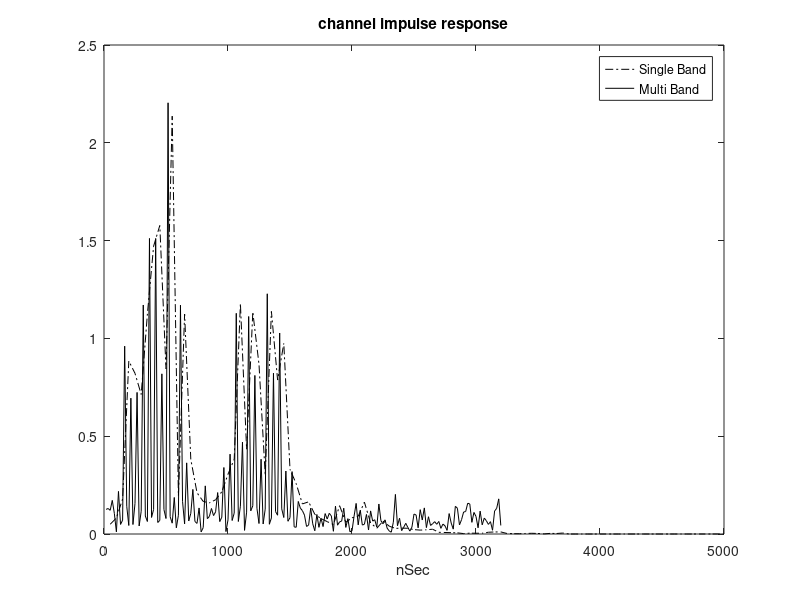

Here is the MATLAB script that generated this plot:
close all, clear all, clc
%%%%%%%%%%%%%%%%%%%%%%%%%%%%%%%%%%%%%%%%%%%%%%%%%%%
% EXAMPLE 7.6:  Contiguous multi-band concatenation
%%%%%%%%%%%%%%%%%%%%%%%%%%%%%%%%%%%%%%%%%%%%%%%%%%%
% In this example, we implement multi-band scenario with three sub band, 
% Correspond to each band, we have one CIR generated in example 7.1.
% we concatenate these channels in frequency domain and extract  the CIR correspond to full band.
%------------------------------------------------------------------------
% to evaluate this method, we use examples 1 & 2 to generate data
%------------------------------------------------------------------------
% generate multipath wireless channel
% base band model of Saleh-Valenzuela (S-V) channel model
% The model is implemented as a tap delay line structure 
% The model assumes that multipath components arrive in clusters
% the cluster arrival rate is described by a Poisson process 
% The average power of subsequent clusters is assumed to decay exponentially. 
% Each cluster is composed of many multipath rays, 
% whose arrival times are also described by Poisson process
% the average ray power in any given cluster is assumed to decay exponentially 
% the phase of each ray is uniformly distributed over [0, 2*pi].
ts = 50 ;                                        % sampling time (nsec) (BW = 1/ts)
t0=550.4;                                     % First cluster arrival occurs 
fc0=1e-3 * [5800];                       % first center frequency per GHz
fc= [fc0 fc0+1e9/ts fc0+2e9/ts];  % center frequency per GHz, fc must be in GHz in accordance with ts
channel_length=100;                   % number of samples in channel model
SNR_dB=10;                               % Signal To Noise Ratio in dB
%------------------------------------------------------------------------
%S-V model parameters
Gam = 550;                             % Cluster decay factor
gamma = 670;                         % Ray decay factor
st1 = .4;                                   % Standard deviation of log-normal variable for cluster fading
st2 = .4;                                   % Standard deviation of log-normal  variable for ray fading
mu_const = 0.3;
cluster_nom=10;                     % number of cluster in generated channel  
ray_per_cluster_nom=5;         % number of rays in each cluster
max_channel_length=4000;    % maximum channel duration in nSec
max_cluster_length=400;        % maximum cluster duration in nSec
%------------------------------------------------------------------------
% get one realizations of continus time channel impulse response  
cluter_vect=(max_channel_length-t0)*rand(1,cluster_nom);
cluster_matrix=repmat(cluter_vect,ray_per_cluster_nom,1);
ray_matrix=max_cluster_length*rand(ray_per_cluster_nom,cluster_nom);
ln_xi_vect=st1*randn(size(cluter_vect));      % set cluster fading 
ln_xi_matrix=repmat(ln_xi_vect,ray_per_cluster_nom,1);
ln_beta_matrix = st2*randn(size(ray_matrix)); % set ray fading 
final_delays=ray_matrix+cluster_matrix;       % time of arrival matrix
mu_matrix = cluster_matrix/Gam-ray_matrix/gamma - mu_const; 
                          % ray decay because of path
                          % loss ( function of cluster delay and ray decay)
h_val_matrix = exp(-1*(ln_xi_matrix+ln_beta_matrix+mu_matrix));
                          % generate ray coeeficent
temp_t=final_delays(:);
temp_h=h_val_matrix(:);
np = cluster_nom*ray_per_cluster_nom;    % number of rays (or paths) for this realization
[sort_temp_t,sort_ix] = sort(temp_t);    % sort in ascending time order
t_ct = sort_temp_t;
h = temp_h(sort_ix);
                 % multiply each tap with a uniform random phase [0,2*pi]
h_ct = h .*  exp(-sqrt(-1)* 2 * pi * rand(size(h)));
% Outputs
%   h_ct is returned  a random realization of the channel impulse response 
%   t_ct is organized as h_ct, but holds the time instances (in nsec) of 
%   the paths whose signed amplitudes are stored in h_ct
%   t0 is the arrival time of the first cluster 
%   np is the number of paths 
%------------------------------------------------------------------------
% convert continuous-time channel model h_ct to N-times oversampled samples
% ts is the desired time resolution
% hN will be produced with time resolution ts / N.
% It is up to the user to then apply any filtering and/or complex 
% downconversion and then decimate by N to finally obtain 
% an channel impulse response (CIR) at time resolution ts.
% N*fs = N/ts is the intermediate sampling frequency before decimation
N =128;                         % make N a power of 2 to facilitate efficient multi-stage decimation
Nfs = N / ts;                   % bandwidths of channel (GHz)    
t_max = max(t_ct(:));           % maximum time value across all channels
h_len = 1 + floor(t_max * Nfs); % number of time samples at resolution ts/N
hN = zeros(h_len,1);
np_k = np;                      % number of paths in this channel
t_Nfs = 1 + floor(t_ct(1:np) * Nfs);  % vector of quantized time 
for n = 1:np
    hN(t_Nfs(n),1) = hN(t_Nfs(n),1) + h_ct(n,1);
end
%------------------------------------------------------------------------
% To obtain our desired complex base band equivalent channel model sampled,
% first shift the whole spectrum by the desired center frequency,
% apply low pass filtering (with cut off frequency BW/2 MHz) 
% and then decimate down by N to obtain our desired complex base band equivalent channel model
% repeat this process for each subband
for k=1:length(fc),
  hN_b_shift(:,k)=hN .* exp(-sqrt(-1)*2*pi* fc(k)*(0:length(hN)-1)*ts/N).';
        % Resample and correct for 1/N scaling imposed by decimation
  h_b(:,k) = N * resample(hN_b_shift(:,k), 1, N);
end
                % Restrict the length of channel to a given channel_length
h_b =[h_b ; zeros(channel_length,size(h_b,2))];
h_b=h_b(1:channel_length,:);
%%%%%%%%%%%%%%%%%%%%%%%%%%%%%%%%%%%%%%%%%%%%%%%%%%%
% we use an OFDM based system with these parameters
%      bandwidth         : 1/ts (Based on Nyquist rate),
%      subcarrier number : sample_nom,
%      Modulation        : QPSK modulation with random data
% For some high resolution approaches, multiple symbols are generated.
% the distance between two consecutive symbols is selected properly to 
% avoid Inter Symbol Interference (ISI) due to the multipath effect. 
% Using IFFT module, we convert these data to time domain. 
sample_nom=64;                  % number of sample per symbol
symbol_nom=120;                 % number of symbol 
%------------------------------------------------------------------------
%  generate Transmit signal
%  OFDM symbol with QPSK modulation
                               % generate QPSK subcarrier in frequency domain
sf=ones(sample_nom,1).* ...                
           exp(sqrt(-1)*((pi*floor(4*rand(sample_nom,1))/2)+pi/4));
tx_symbol_freq_domain=[sf(sample_nom/2+1:sample_nom);
    sf(1:sample_nom/2)];
s=ifft(tx_symbol_freq_domain,sample_nom);  % convert signal to time domain
tx_matrix=repmat(tx_symbol_freq_domain,1,symbol_nom);
tx_sig=real([s;zeros(127,1);s;zeros(127,1)]);
%------------------------------------------------------------------------
% applying channel to Transmit signal
% The multipath channel is applied by convolving the transmitted signal 
% with the complex base band channel model generated in example 7.1.
% the additive noise is modeled with a white complex Gaussian random variable. 
% The power of this noise is extracted from the power 
% of received signal and the desired SNR.
for k=1:length(fc),   % applying channel by  convolving tx signal with CIR
    single_h_b=[h_b(:,k); zeros(128-size(h_b,1),1)];
    multiband_channel_out(:,k)=conv(s,single_h_b);
end
                      % measure the power of signal to caculate the power of noise from SNR
rx_sig_power=sum(abs(multiband_channel_out(:)).^2) ...
               /numel(multiband_channel_out(:));
                      % calculate the power of noise
component_noise_sigma=sqrt(2)/2*10^(-SNR_dB/20)*sqrt(rx_sig_power);
                      % generate number of symbol as a packet of data
                      % here we assume there is no Inter Symbol Interference (ISI) exists in the system 
channel_out_matrix=repmat(multiband_channel_out(:,1),1,symbol_nom);
                      % add white quassian additive noise to signal
rx_sig_matrix = channel_out_matrix + ...
    component_noise_sigma*(randn(size(channel_out_matrix))+ ...
    sqrt(-1)*randn(size(channel_out_matrix)));
          % in multiband scenario we assume we send eachsymbol in one subband defined in channel model
multiband_rx_sig = multiband_channel_out + ...
    component_noise_sigma*(randn(size(multiband_channel_out))+ ...
    sqrt(-1)*randn(size(multiband_channel_out)));
 
rx_sig=real([rx_sig_matrix(:,1);rx_sig_matrix(:,2)]);
%%%%%%%%%%%%%%%%%%%%%%%%%%%%%%%%%%%%%%%%%%%%%%%%%%%
                      % Generate transmit signal for multiband scenario
multiband_tx=repmat(tx_symbol_freq_domain,1,length(fc));
                      % Here, we cnsider equal sample for input and output
multiband_fft_in=[multiband_rx_sig; zeros(size(h_b,1),length(fc))];
multiband_fft_in(1:size(h_b,1),:)=multiband_fft_in(1:size(h_b,1),:)+...
              multiband_fft_in(sample_nom+1:sample_nom+size(h_b,1),:);
multiband_fft_in=multiband_fft_in(1:sample_nom,:);
multiband_fft_out=fft(multiband_fft_in,sample_nom);
                     % estimate the CFR for each band
multiband_h_f = multiband_fft_out ./ multiband_tx;
                     % concatinate different subband in one vector
multiband_h_f=[multiband_h_f(sample_nom/2+1:end,:);
               multiband_h_f(1:sample_nom/2,:)];
multiband_h_f=multiband_h_f(:);
multiband_h_f=[multiband_h_f(length(multiband_h_f)/2+1:end); 
               multiband_h_f(1:length(multiband_h_f)/2)];
                    % estimate thr CIR from concatinated vector
equivalent_h_t=ifft(multiband_h_f);
figure;
plot(ts*(1:channel_length),abs(h_b(:,1)),'k-.');
hold on;
plot(ts*(1:length(equivalent_h_t))/length(fc),abs(equivalent_h_t),'k');
xlabel('nSec');
title('channel impulse response');
legend('Single Band', 'Multi Band');
%%%%%%%%%%%%%%%%%%%%%%%%%%%%%%%%%%%%%%%%%%%%%%%%%%%
